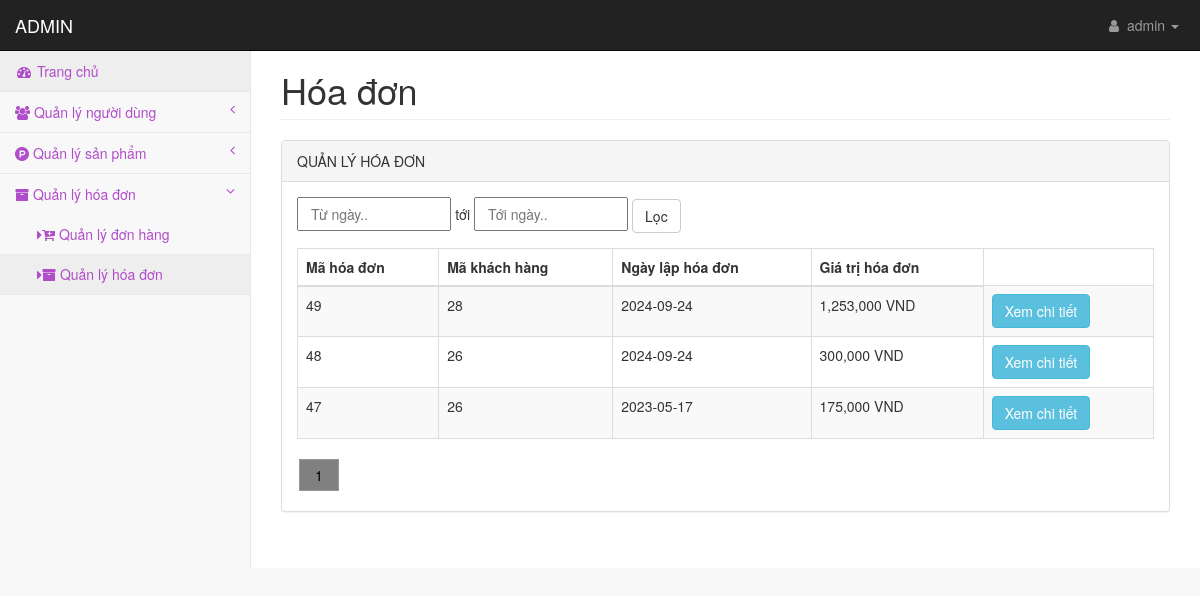
The app's page /admin/pages/hoadonlist.php (signed in), older data.
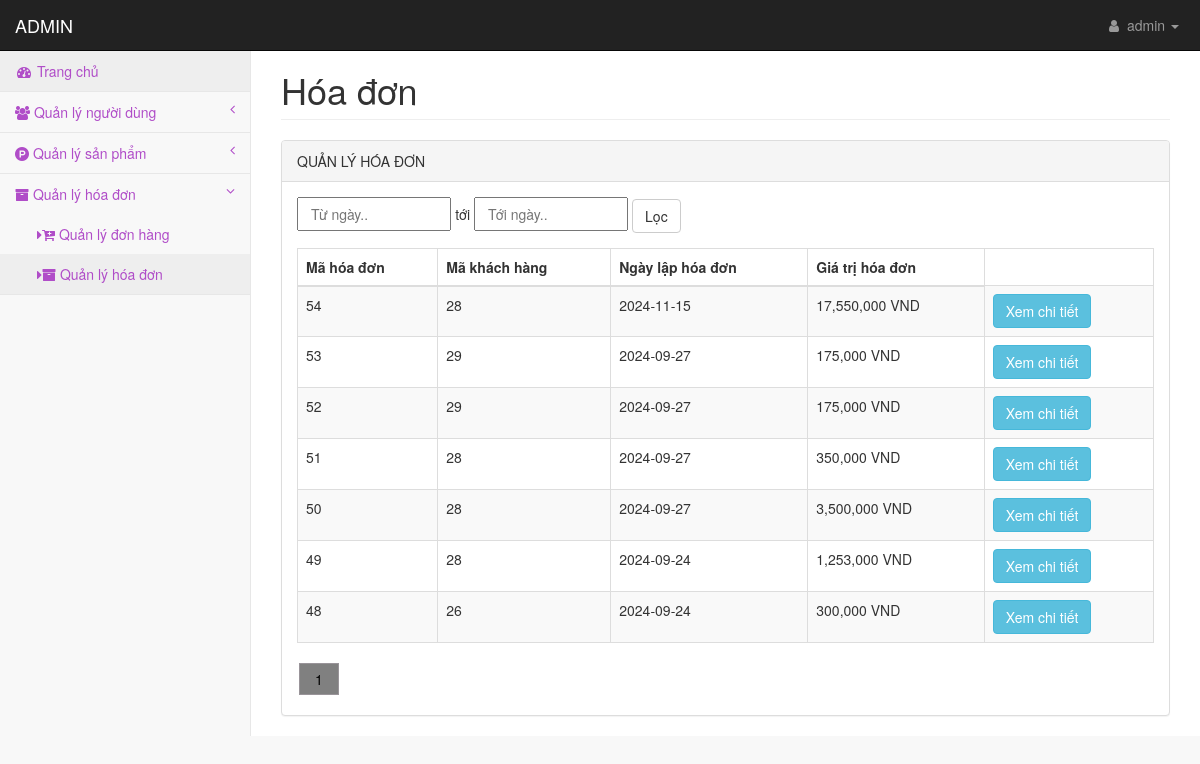
The same page, newer data.
### tables this page shows
CREATE TABLE `tbl_hoadon` (
  `maHoaDon` int(11) NOT NULL,
  `maKhachHang` int(11) NOT NULL,
  `ngayDat` date NOT NULL,
  `giaTriHD` int(11) NOT NULL
);

### admin/lib/database.php (called while the page is built, shortened)
<?php
Class Database{
   public $host   = DB_HOST;
   public $user   = DB_USER;
   public $pass   = DB_PASS;
   public $dbname = DB_NAME;
   public $link;
private function connectDB(){
   $this->link = new mysqli($this->host, $this->user, $this->pass,
    $this->dbname);
 }
public function select($query){
  $result = $this->link->query($query) or
   die($this->link->error.__LINE__);
  if($result->num_rows > 0){
    return $result;
  } else {
    return false;
  }
 }
}

### admin/classes/hoadon.php (called while the page is built, shortened)
<?php
    require_once '../lib/database.php';
?>
<?php
    class hoadon
    {
        private $db;
        public function __construct()
        {
            $this->db = new Database();
        }
        public function show_hoadonPhanTrang()
        {
            $sanPhamTungTrang = 10;
            if (!isset($_GET['trang'])){
                    $trang = 1;
            }else{
                    $trang = $_GET['trang'];
            }
            $tungTrang = ($trang - 1) * $sanPhamTungTrang;
           if (isset($_GET['wordSearch']) && !empty($_GET['wordSearch']) ){
                if (isset($_GET['timTheo']) && !empty($_GET['timTheo']) ){
                    $wordSearch = $_GET['wordSearch'];
                    $timTheo = $_GET['timTheo'];
                    if ($timTheo == "Mã hóa đơn"){
                        $query = "SELECT * FROM tbl_hoadon WHERE maHoaDon LIKE '%$wordSearch%' ORDER BY maHoaDon DESC LIMIT $tungTrang, $sanPhamTungTrang ";
                    }
                    if ($timTheo == "Mã khách hàng"){
                        $query = "SELECT * FROM tbl_hoadon WHERE maKhachHang LIKE '%$wordSearch%' ORDER BY maHoaDon DESC LIMIT $tungTrang, $sanPhamTungTrang";
                    }
                    if ($timTheo == "Ngày lập hóa đơn"){
                        $query = "SELECT * FROM tbl_hoadon WHERE ngayDat LIKE '%$wordSearch%' ORDER BY maHoaDon DESC LIMIT $tungTrang, $sanPhamTungTrang  ";
                    }
                }
            }else{
                    $query = "SELECT * FROM tbl_hoadon ORDER BY maHoaDon DESC LIMIT $tungTrang, $sanPhamTungTrang ";
            }
            $result = $this->db->select($query);
            return $result;
        }
    }
?>

### admin/pages/hoadonlist.php (the view, shortened to what the rows shown need)
<?php
    include 'header.php';
?>
<?php  include_once '../classes/hoadon.php' ?>
<?php
    $hoadon = new hoadon();
?>
            <div id="page-wrapper">
                <div class="container-fluid">
                    <div class="row">
                        <div class="col-lg-12">
                            <h1 class="page-header">Hóa đơn</h1>
                        </div>
                    </div>
                    <div class="row">
                        <div class="col-lg-12">
                            <div class="panel panel-default">
                                <div class="panel-body">
                                    <div class="table-responsive">
                                        <table class="table table-striped table-bordered table-hover">
                                            <thead>
                                                <tr>
                                                    <th>Mã hóa đơn</th>
                                                    <th>Mã khách hàng</th>
                                                    <th>Ngày lập hóa đơn</th>
                                                    <th>Giá trị hóa đơn</th>
                                                </tr>
                                            </thead>
                                            <tbody>
                                                <?php
                                                    $hoadonlist = $hoadon->show_hoadonPhanTrang();
                                                    if ($hoadonlist){
                                                        while ($resultHD = $hoadonlist->fetch_assoc()){
                                                ?>
                                                <tr class="odd gradeX">
                                                    <td><?php echo $resultHD['maHoaDon']; ?></td>
                                                    <td><?php echo $resultHD['maKhachHang']; ?></td>
                                                    <td><?php echo $resultHD['ngayDat']; ?></td>
                                                    <td><?php echo number_format($resultHD['giaTriHD']); ?> VND</td>
                                                    <td>
                                                        <a href="chitiethoadon.php?maHoaDon=<?php echo $resultHD['maHoaDon'] ?>"><button type="button" class="btn btn-info" id="btnShow" >Xem chi tiết</button>
                                                            </a>
                                                    </td>
                                                </tr>
                                                <?php
                                                    }
                                                }
                                                ?>
                                            </tbody>
                                        </table>
                                    </div>
                                </div>
                            </div>
                        </div>
                    </div>
                                </div>
                            </div>
                        </div>
    </body>
</html>

Row changes from the older to the newer data that the page shows:
removed tbl_hoadon: maHoaDon "47", maKhachHang "26", ngayDat "2023-05-17", giaTriHD "175,000"
added tbl_hoadon: maHoaDon "54", maKhachHang "28", ngayDat "2024-11-15", giaTriHD "17,550,000"
added tbl_hoadon: maHoaDon "53", maKhachHang "29", ngayDat "2024-09-27", giaTriHD "175,000"
added tbl_hoadon: maHoaDon "52", maKhachHang "29", ngayDat "2024-09-27", giaTriHD "175,000"
added tbl_hoadon: maHoaDon "51", maKhachHang "28", ngayDat "2024-09-27", giaTriHD "350,000"
added tbl_hoadon: maHoaDon "50", maKhachHang "28", ngayDat "2024-09-27", giaTriHD "3,500,000"
